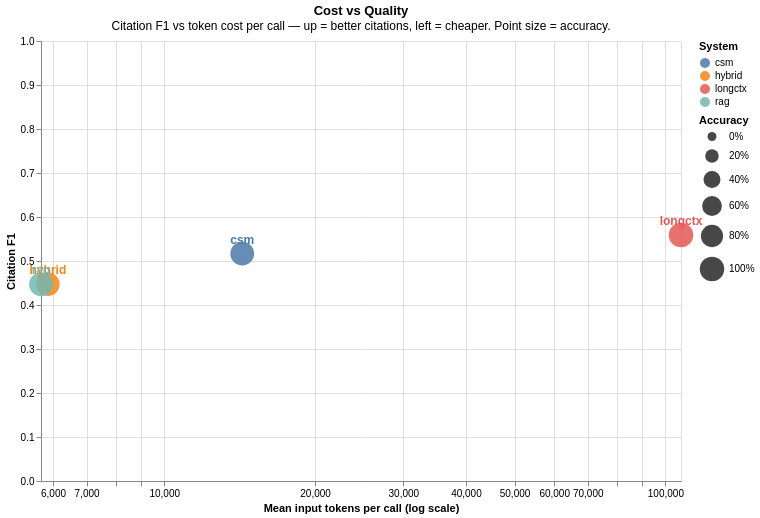

Express this chart as Vega-Lite.
### Vega-Lite specification from a JSON file in a GitHub repository (floating-point values rounded to 4 significant figures)
{"$schema": "https://vega.github.io/schema/vega-lite/v5.json", "data": {"values": [{"accuracy": 0.9333, "accuracyCiHigh": 1, "accuracyCiLow": 0.8333, "corpusSize": 100000, "earlyStopped": false, "meanCitationF1": 0.5166, "meanCitationPrecision": 0.7778, "meanCitationRecall": 0.4516, "meanInputTokens": 14310.0, "meanLatencyMs": 26530.0, "modelContext": 160000, "n": 30, "system": "csm"}, {"accuracy": 0.9, "accuracyCiHigh": 1, "accuracyCiLow": 0.8, "corpusSize": 100000, "earlyStopped": false, "meanCitationF1": 0.4472, "meanCitationPrecision": 0.7422, "meanCitationRecall": 0.423, "meanInputTokens": 5860.0, "meanLatencyMs": 3241.0, "modelContext": 160000, "n": 30, "system": "hybrid"}, {"accuracy": 1, "accuracyCiHigh": 1, "accuracyCiLow": 1, "corpusSize": 100000, "earlyStopped": false, "meanCitationF1": 0.5591, "meanCitationPrecision": 0.8272, "meanCitationRecall": 0.5321, "meanInputTokens": 107400.0, "meanLatencyMs": 4813, "modelContext": 160000, "n": 30, "system": "longctx"}, {"accuracy": 0.9333, "accuracyCiHigh": 1, "accuracyCiLow": 0.8333, "corpusSize": 100000, "earlyStopped": false, "meanCitationF1": 0.4469, "meanCitationPrecision": 0.7333, "meanCitationRecall": 0.4174, "meanInputTokens": 5677.0, "meanLatencyMs": 2898.0, "modelContext": 160000, "n": 30, "system": "rag"}]}, "description": "Graph H — Token cost vs citation quality, per system", "height": 440, "layer": [{"encoding": {"color": {"field": "system", "legend": {"title": "System"}, "type": "nominal"}, "size": {"field": "accuracy", "legend": {"format": "%", "title": "Accuracy"}, "scale": {"range": [80, 600]}, "type": "quantitative"}, "tooltip": [{"field": "system", "type": "nominal"}, {"field": "meanInputTokens", "format": ",d", "title": "Input tokens", "type": "quantitative"}, {"field": "meanCitationF1", "format": ".3f", "title": "Citation F1", "type": "quantitative"}, {"field": "accuracy", "format": ".1%", "type": "quantitative"}], "x": {"axis": {"format": ",d", "title": "Mean input tokens per call (log scale)"}, "field": "meanInputTokens", "scale": {"nice": false, "type": "log"}, "type": "quantitative"}, "y": {"axis": {"title": "Citation F1"}, "field": "meanCitationF1", "scale": {"domain": [0, 1]}, "type": "quantitative"}}, "mark": {"filled": true, "opacity": 0.85, "type": "point"}}, {"encoding": {"color": {"field": "system", "legend": null, "type": "nominal"}, "text": {"field": "system", "type": "nominal"}, "x": {"field": "meanInputTokens", "scale": {"nice": false, "type": "log"}, "type": "quantitative"}, "y": {"field": "meanCitationF1", "type": "quantitative"}}, "mark": {"dy": -14, "fontSize": 12, "fontWeight": "bold", "type": "text"}}], "title": {"subtitle": "Citation F1 vs token cost per call — up = better citations, left = cheaper. Point size = accuracy.", "text": "Cost vs Quality"}, "width": 640}
